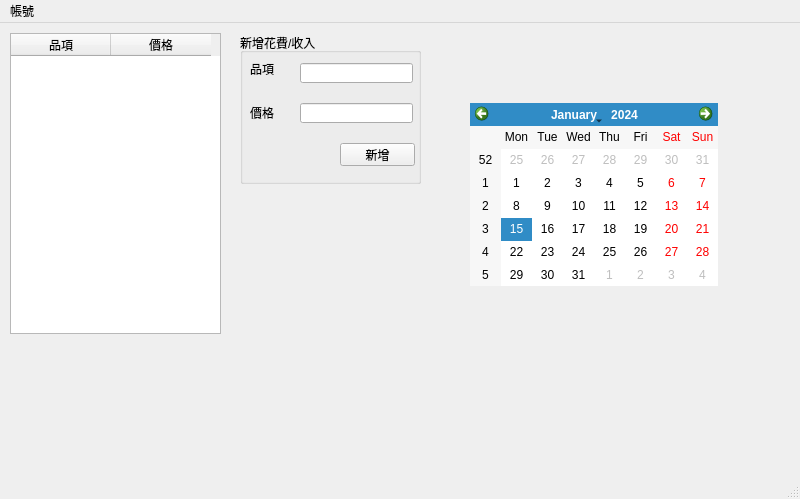
<?xml version="1.0" encoding="UTF-8"?>
<ui version="4.0">
 <class>MainWindow</class>
 <widget class="QMainWindow" name="MainWindow">
  <property name="geometry">
   <rect>
    <x>0</x>
    <y>0</y>
    <width>800</width>
    <height>499</height>
   </rect>
  </property>
  <property name="windowTitle">
   <string>MainWindow</string>
  </property>
  <widget class="QWidget" name="centralwidget">
   <widget class="QLabel" name="label">
    <property name="geometry">
     <rect>
      <x>0</x>
      <y>0</y>
      <width>800</width>
      <height>470</height>
     </rect>
    </property>
    <property name="text">
     <string/>
    </property>
    <property name="pixmap">
     <pixmap>main_background.png</pixmap>
    </property>
    <property name="scaledContents">
     <bool>true</bool>
    </property>
   </widget>
   <widget class="QTableWidget" name="tableWidget">
    <property name="geometry">
     <rect>
      <x>10</x>
      <y>10</y>
      <width>211</width>
      <height>301</height>
     </rect>
    </property>
    <column>
     <property name="text">
      <string>品項</string>
     </property>
     <property name="textAlignment">
      <set>AlignCenter</set>
     </property>
    </column>
    <column>
     <property name="text">
      <string>價格</string>
     </property>
     <property name="textAlignment">
      <set>AlignCenter</set>
     </property>
    </column>
   </widget>
   <widget class="QCalendarWidget" name="calendarWidget">
    <property name="geometry">
     <rect>
      <x>470</x>
      <y>80</y>
      <width>248</width>
      <height>183</height>
     </rect>
    </property>
   </widget>
   <widget class="QGroupBox" name="groupBox">
    <property name="geometry">
     <rect>
      <x>240</x>
      <y>10</y>
      <width>181</width>
      <height>151</height>
     </rect>
    </property>
    <property name="tabletTracking">
     <bool>false</bool>
    </property>
    <property name="autoFillBackground">
     <bool>true</bool>
    </property>
    <property name="title">
     <string>新增花費/收入</string>
    </property>
    <property name="flat">
     <bool>false</bool>
    </property>
    <property name="checkable">
     <bool>false</bool>
    </property>
    <widget class="QLineEdit" name="lineEdit">
     <property name="geometry">
      <rect>
       <x>60</x>
       <y>30</y>
       <width>113</width>
       <height>20</height>
      </rect>
     </property>
    </widget>
    <widget class="QLineEdit" name="lineEdit_2">
     <property name="geometry">
      <rect>
       <x>60</x>
       <y>70</y>
       <width>113</width>
       <height>20</height>
      </rect>
     </property>
    </widget>
    <widget class="QPushButton" name="pushButton">
     <property name="geometry">
      <rect>
       <x>100</x>
       <y>110</y>
       <width>75</width>
       <height>23</height>
      </rect>
     </property>
     <property name="text">
      <string>新增</string>
     </property>
    </widget>
    <widget class="QLabel" name="label_2">
     <property name="geometry">
      <rect>
       <x>10</x>
       <y>30</y>
       <width>47</width>
       <height>12</height>
      </rect>
     </property>
     <property name="text">
      <string>品項</string>
     </property>
    </widget>
    <widget class="QLabel" name="label_3">
     <property name="geometry">
      <rect>
       <x>10</x>
       <y>70</y>
       <width>47</width>
       <height>20</height>
      </rect>
     </property>
     <property name="text">
      <string>價格</string>
     </property>
    </widget>
   </widget>
  </widget>
  <widget class="QMenuBar" name="menubar">
   <property name="geometry">
    <rect>
     <x>0</x>
     <y>0</y>
     <width>800</width>
     <height>21</height>
    </rect>
   </property>
   <widget class="QMenu" name="menu">
    <property name="title">
     <string>帳號</string>
    </property>
    <addaction name="actionNew_Accouont"/>
    <addaction name="actiona"/>
   </widget>
   <addaction name="menu"/>
  </widget>
  <widget class="QStatusBar" name="statusbar"/>
  <action name="actionNew_Accouont">
   <property name="text">
    <string>新增帳號</string>
   </property>
  </action>
  <action name="actiona">
   <property name="text">
    <string>切換帳號</string>
   </property>
  </action>
 </widget>
 <resources/>
 <connections/>
</ui>
